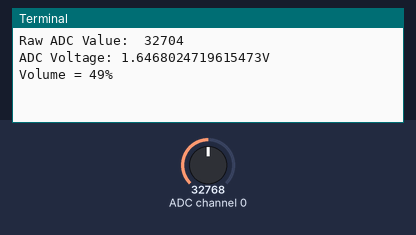
Bench run of a program on a simulated Raspberry Pi (BCM pin numbers). Parts: the last lines printed to the terminal. The test bench sets the inputs (shaded band); at power-on: ADC channel 0 = 32768 (analog values on the 0–65535 scale). Sound played through the audio output is not drawn and takes no time.

Above: at 1.2 s.
1.3 s: ADC channel 0 set to 45874
At 2.5 s:
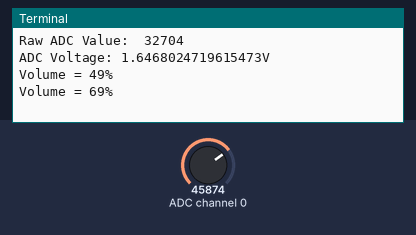
2.8 s: ADC channel 0 set to 57670
At 3.5 s:
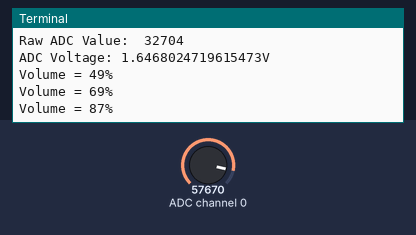

The program:

adc.py
```python
import os
import time
import busio
import digitalio
import board
import adafruit_mcp3xxx.mcp3008 as MCP
from adafruit_mcp3xxx.analog_in import AnalogIn

# create the spi bus
spi = busio.SPI(clock=board.SCK, MISO=board.MISO, MOSI=board.MOSI)

# create the cs (chip select)
cs = digitalio.DigitalInOut(board.D22)

# create the mcp object
mcp = MCP.MCP3008(spi, cs)

# create an analog input channel on pin 0
chan0 = AnalogIn(mcp, MCP.P0)

print('Raw ADC Value: ', chan0.value)
print('ADC Voltage: ' + str(chan0.voltage) + 'V')

last_read = 0       # this keeps track of the last potentiometer value
tolerance = 250     # to keep from being jittery we'll only change
					# volume when the pot has moved a significant amount
					# on a 16-bit ADC

def remap_range(value, left_min, left_max, right_min, right_max):
	# this remaps a value from original (left) range to new (right) range
	# Figure out how 'wide' each range is
	left_span = left_max - left_min
	right_span = right_max - right_min

	# Convert the left range into a 0-1 range (int)
	valueScaled = int(value - left_min) / int(left_span)

	# Convert the 0-1 range into a value in the right range.
	return int(right_min + (valueScaled * right_span))

while True:
	# we'll assume that the pot didn't move
	trim_pot_changed = False

	# read the analog pin
	trim_pot = chan0.value

	# how much has it changed since the last read?
	pot_adjust = abs(trim_pot - last_read)

	if pot_adjust > tolerance:
		trim_pot_changed = True

	if trim_pot_changed:
		# convert 16bit adc0 (0-65535) trim pot read into 0-100 volume level
		set_volume = remap_range(trim_pot, 0, 65535, 0, 100)

		# set OS volume playback volume
		print('Volume = {volume}%' .format(volume = set_volume))
		set_vol_cmd = 'sudo amixer cset numid=1 -- {volume}% > /dev/null' \
		.format(volume = set_volume)
		os.system(set_vol_cmd)

		# save the potentiometer reading for the next loop
		last_read = trim_pot

	# hang out and do nothing for a half second
	time.sleep(0.5)
```

Measured:
- after the input at 1.3 s, the terminal: prints a new line after 0.22 s (image 1)
- after the input at 2.8 s, the terminal: prints a new line after 0.23 s (image 2)
